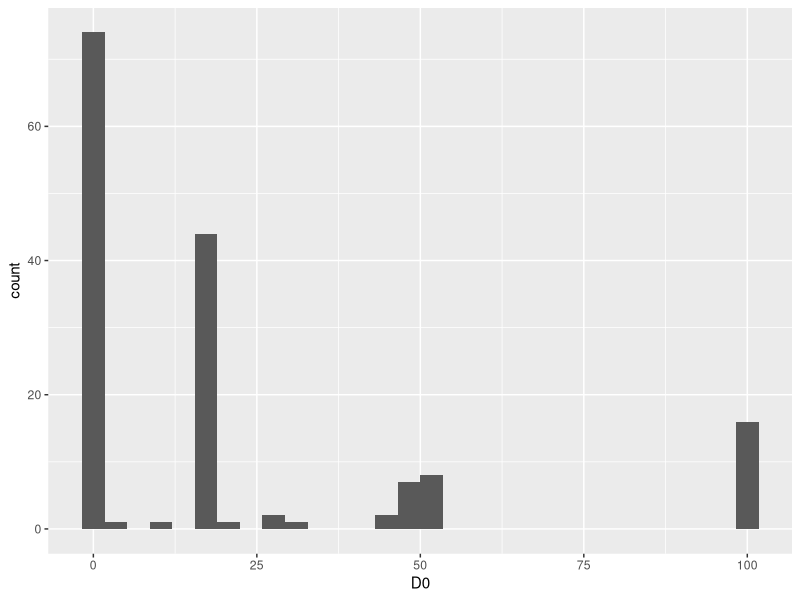
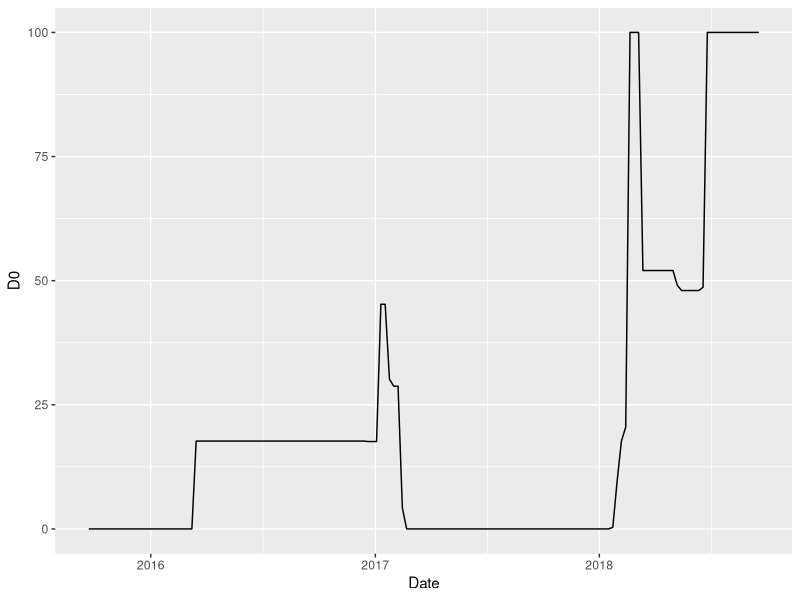
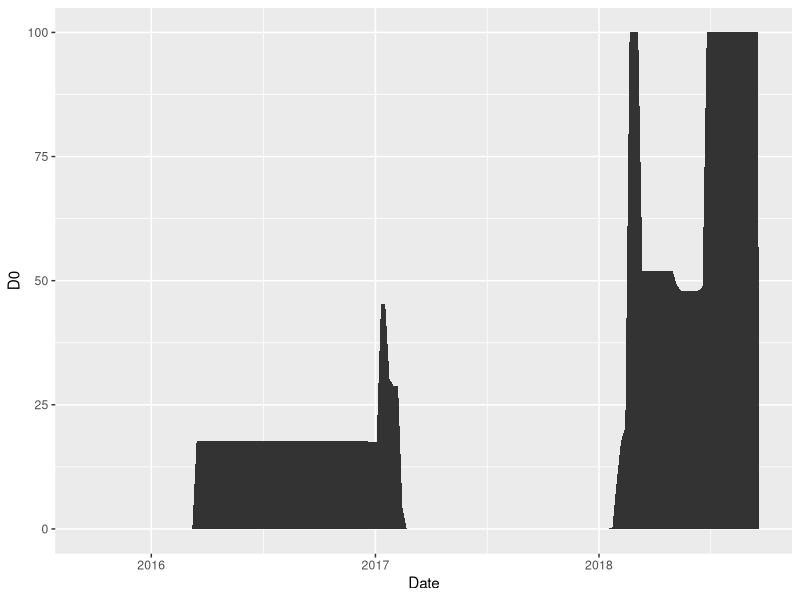
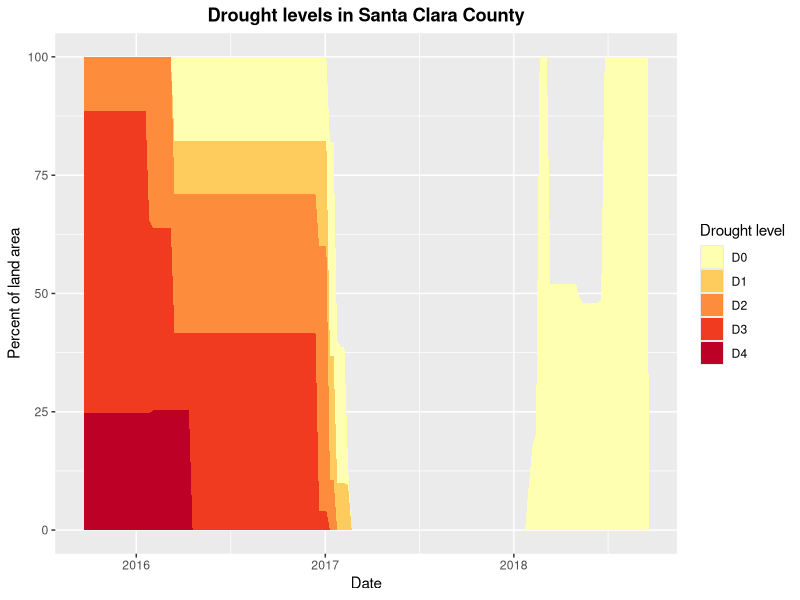

Write R code to recreate these figures, in order.
# read in drought dataset
library(readr)
df <- read_csv("CA Drought Data 20150924-20180924.csv", 
               col_types = cols(ReleaseDate = col_date(format = "%Y%m%d"), 
                                ValidEnd = col_date(format = "%Y-%m-%d"), 
                                ValidStart = col_date(format = "%Y-%m-%d")))

df

# Sanity check: should have all 58 counties
library(dplyr)
df %>% summarize(distinct = n_distinct(County))

# Sanity check: each county should have ~156 observations
df %>% group_by(County) %>%
    summarize(count = n()) %>%
    distinct(count)

# select important rows
df_levels <- df %>% select(County, Date = ValidStart, D0:D4)

# dplyr practice
# 1. Select the rows with D4 being 100.
df_levels %>% filter(D4 == 100)

# 2. Which county experienced the most number of weeks with 100% land area in D4?
df_levels %>% 
    filter(D4 == 100) %>% 
    group_by(County) %>% 
    summarize(count = n()) %>%
    arrange(desc(count))

# 3. Which counties experienced 100% land area in D4 at any time? 
# (Hint: instead of n_distinct, try distinct.)
df_levels %>% filter(D4 == 100) %>%
    distinct(County)

# 4. Select rows with date "2018-09-22" and return the entries in descending order of D0.
df_levels %>% filter(Date == "2018-09-22") %>% arrange(desc(D0))

# filter for just Santa Clara County
df_county <- df_levels %>% filter(County == "Santa Clara County")

# make histogram for D0
library(ggplot2)
ggplot(data = df_county) +
    geom_histogram(aes(x = D0))

# make line plot of D0 vs. Date
ggplot(data = df_county) +
    geom_line(mapping = aes(x = Date, y = D0))

# make area plot of D0 vs. Date
ggplot(data = df_county) +
    geom_area(mapping = aes(x = Date, y = D0))

# gather drought levels
library(tidyr)
df_county <- df_county %>% gather(D0:D4, key = "Drought level", 
                                  value = "Percent of land area")

# make area plot
ggplot(data = df_county) + 
    geom_area(mapping = aes(x = Date, y = `Percent of land area`, 
                            fill = `Drought level`)) + 
    labs(title = "Drought levels in Santa Clara County") +
    scale_fill_brewer(palette = "YlOrRd") +
    theme(plot.title = element_text(face = "bold", hjust = 0.5))
